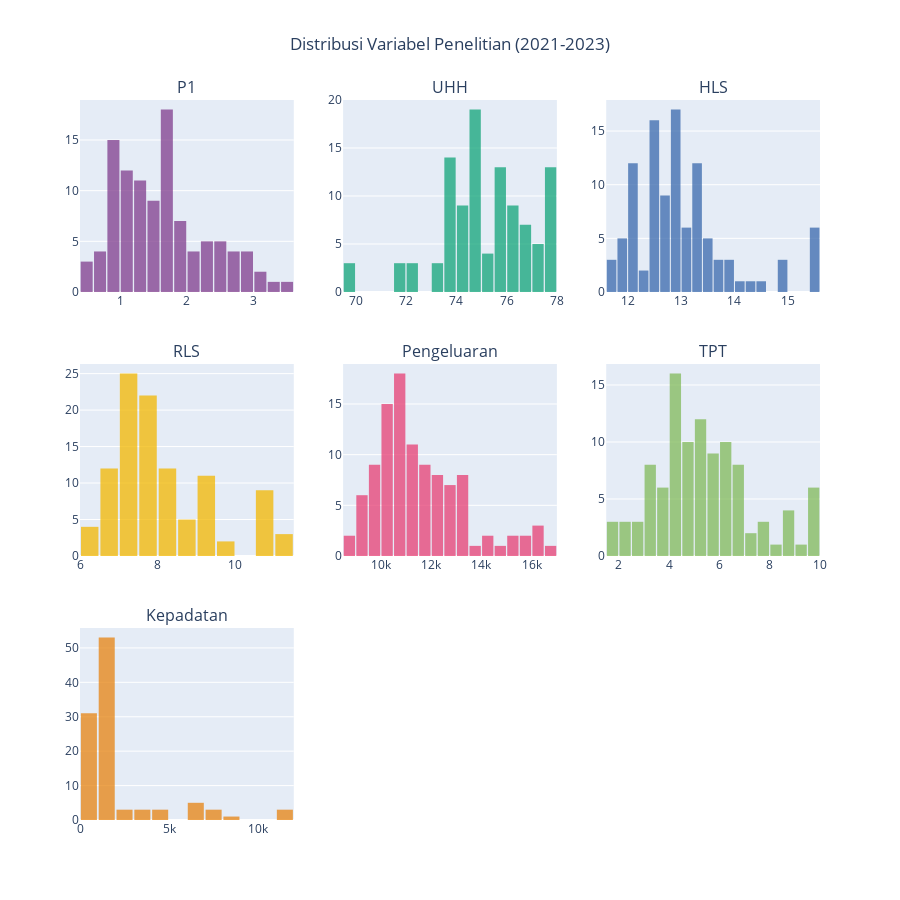

The notebook cell this image was saved under:
### Markdown cell above
### **5. Visualisasi Distribusi (Histogram)**

### Code cell
print("Membuat Histogram Distribusi Data...")

# Layout grid (3 kolom)
n_cols = 3
n_rows = math.ceil(len(df_numeric.columns) / n_cols)

colors = px.colors.qualitative.Bold

fig = make_subplots(rows=n_rows, cols=n_cols, 
                    subplot_titles=df_numeric.columns, # Judul tiap grafik
                    vertical_spacing=0.1)

for i, column in enumerate(df_numeric.columns):
    row = (i // n_cols) + 1
    col = (i % n_cols) + 1
    
    color = colors[i % len(colors)]
    
    # Tambahkan Histogram untuk variabel
    fig.add_trace(
        go.Histogram(
            x=df_numeric[column], 
            name=column, # Nama untuk tooltip
            nbinsx=20,   
            marker_color=color,
            opacity=0.75,
            showlegend=False
        ),
        row=row, col=col
    )

fig.update_layout(
    title_text="Distribusi Variabel Penelitian (2021-2023)",
    title_x=0.5,
    height=300 * n_rows,
    bargap=0.1           # Jarak antar batang
)

# Tampilkan
fig.show()

# Simpan sebagai HTML
fig.write_html(os.path.join(path_visualisasi, "histogram.html"))
print("--> File tersimpan: histogram.html")

### Figure 1 — Plotly figure (JSON) as saved in the notebook; plotly's stock layout.template omitted (floating-point values rounded to 4 significant figures)
{"data": [{"marker": {"color": "rgb(127, 60, 141)"}, "name": "P1", "nbinsx": 20, "opacity": 0.75, "showlegend": false, "type": "histogram", "x": [1.48, 2.35, 2.1, 2.97, 3.24, 1.36, 2.75, 1.63, 1.76, 1.79, 0.91, 1.57, 1.61, 2.39, 1.66, 1.82, 2.77, 1.69, 1.23, 0.88, 2.31, 0.95, 1.57, 1.51, 1.76, 1.75, 2.92, 1.0, 3.04, 0.85, 1.83, 0.8, 0.67, 1.51, 1.04, 1.47, 1.75, 2.08, 2.34, 3.41, 1.31, 3.18, 1.66, 1.13, 1.86, 0.87, 1.33, 1.64, 2.07, 1.95, 1.8, 2.41, 1.2, 0.9, 1.22, 1.68, 1.03, 1.06, 1.52, 1.26, 1.67, 2.43, 0.95, 2.73, 0.47, 1.07, 0.66, 0.56, 0.9, 1.15, 1.54, 1.78, 2.52, 2.34, 2.89, 1.78, 2.6, 1.73, 1.02, 1.7, 1.17, 1.32, 1.22, 2.15, 1.48, 1.35, 2.52, 1.64, 0.99, 1.01, 1.83, 0.82, 0.99, 1.19, 1.85, 1.3, 2.4, 0.88, 2.98, 0.74, 1.0, 0.75, 0.54, 0.82, 0.86], "xaxis": "x", "yaxis": "y"}, {"marker": {"color": "rgb(17, 165, 121)"}, "name": "UHH", "nbinsx": 20, "opacity": 0.75, "showlegend": false, "type": "histogram", "x": [73.9, 73.8, 73.21, 74.28, 73.55, 74.87, 71.94, 73.88, 76.03, 76.86, 77.73, 76.28, 77.55, 75.79, 74.84, 74.51, 74.61, 76.27, 76.68, 75.91, 75.46, 75.79, 75.64, 74.48, 74.74, 73.74, 73.53, 71.72, 69.54, 76.93, 77.32, 77.55, 77.51, 74.44, 74.54, 74.07, 73.88, 73.28, 74.37, 73.7, 75.03, 72.05, 74.03, 76.12, 76.95, 77.82, 76.41, 77.64, 75.87, 74.93, 74.6, 74.68, 76.32, 76.76, 75.97, 75.52, 75.86, 75.7, 74.53, 74.79, 73.8, 73.65, 71.85, 69.74, 77.02, 77.43, 77.72, 77.69, 74.51, 74.64, 74.25, 73.98, 73.37, 74.47, 73.83, 75.21, 72.17, 74.2, 76.23, 77.07, 77.86, 76.56, 77.72, 75.97, 75.04, 74.71, 74.77, 76.39, 76.86, 76.04, 75.6, 75.95, 75.77, 74.58, 74.85, 73.87, 73.85, 72.0, 69.96, 77.22, 77.63, 77.93, 77.9, 74.6, 74.77], "xaxis": "x2", "yaxis": "y2"}, {"marker": {"color": "rgb(57, 105, 172)"}, "name": "HLS", "nbinsx": 20, "opacity": 0.75, "showlegend": false, "type": "histogram", "x": [12.63, 13.03, 12.0, 11.63, 13.35, 13.51, 11.76, 12.55, 12.57, 13.39, 13.84, 12.5, 13.69, 12.84, 12.44, 12.35, 12.12, 12.94, 13.24, 12.76, 13.32, 12.98, 12.32, 12.96, 12.13, 12.42, 11.96, 12.89, 12.05, 14.15, 14.88, 15.42, 15.53, 12.85, 13.07, 12.66, 13.21, 12.01, 11.81, 13.36, 13.52, 11.78, 12.58, 12.62, 13.4, 13.9, 12.51, 13.7, 12.91, 12.45, 12.44, 12.13, 12.95, 13.25, 12.77, 13.33, 13.04, 12.55, 12.97, 12.14, 12.43, 11.98, 12.91, 12.15, 14.31, 14.89, 15.43, 15.54, 12.86, 13.08, 12.67, 13.26, 12.02, 11.82, 13.37, 13.53, 11.8, 12.61, 12.66, 13.41, 13.91, 12.52, 13.71, 12.92, 12.46, 12.51, 12.15, 12.96, 13.26, 12.85, 13.34, 13.05, 12.61, 12.99, 12.15, 12.44, 12.01, 12.92, 12.44, 14.4, 14.9, 15.44, 15.55, 12.87, 13.18], "xaxis": "x3", "yaxis": "y3"}, {"marker": {"color": "rgb(242, 183, 1)"}, "name": "RLS", "nbinsx": 20, "opacity": 0.75, "showlegend": false, "type": "histogram", "x": [7.09, 7.63, 7.25, 6.75, 7.55, 8.21, 6.82, 7.79, 7.85, 8.81, 9.35, 7.34, 8.57, 7.66, 7.11, 6.99, 7.3, 7.48, 8.76, 7.79, 7.86, 8.03, 7.25, 7.46, 6.88, 7.17, 6.45, 6.99, 6.22, 10.62, 10.9, 10.66, 10.78, 9.18, 8.73, 7.18, 7.78, 7.33, 6.84, 7.85, 8.32, 6.88, 7.81, 8.08, 9.09, 9.62, 7.42, 8.79, 7.79, 7.26, 7.01, 7.41, 7.79, 9.06, 8.09, 8.1, 8.05, 7.41, 7.71, 6.9, 7.46, 6.5, 7.25, 6.35, 10.94, 10.92, 10.95, 10.8, 9.2, 9.0, 7.39, 7.87, 7.34, 6.86, 7.86, 8.46, 6.89, 7.82, 8.09, 9.27, 9.84, 7.67, 9.02, 7.87, 7.28, 7.08, 7.72, 7.8, 9.34, 8.26, 8.27, 8.07, 7.5, 7.73, 7.07, 7.47, 6.55, 7.34, 6.4, 11.2, 11.0, 11.24, 10.81, 9.29, 9.24], "xaxis": "x4", "yaxis": "y4"}, {"marker": {"color": "rgb(231, 63, 116)"}, "name": "Pengeluaran", "nbinsx": 20, "opacity": 0.75, "showlegend": false, "type": "histogram", "x": [10534, 11546, 10032, 9407, 9028, 10275, 10760, 9440, 13031, 12017, 11428, 9429, 11509, 12679, 10294, 9669, 10519, 10506, 11272, 10536, 10248, 12070, 9408, 11608, 9524, 10409, 8573, 9700, 10152, 12349, 14911, 15843, 15425, 12598, 13143, 10904, 11905, 10277, 9776, 9282, 10671, 11108, 10011, 13250, 12522, 11841, 9780, 11798, 13052, 10610, 10067, 10937, 10948, 11609, 10913, 10698, 12448, 9773, 11999, 9972, 10707, 8994, 10020, 10514, 12816, 15463, 16351, 16047, 13158, 13455, 11432, 12492, 10964, 10226, 9734, 11110, 11577, 10493, 13716, 12968, 12319, 10283, 12260, 13439, 11083, 10541, 11399, 11385, 12088, 11306, 11166, 12943, 10108, 12755, 10470, 11297, 9587, 10537, 10993, 13175, 15870, 16650, 16420, 14056, 14013], "xaxis": "x5", "yaxis": "y5"}, {"marker": {"color": "rgb(128, 186, 90)"}, "name": "TPT", "nbinsx": 20, "opacity": 0.75, "showlegend": false, "type": "histogram", "x": [9.97, 6.05, 6.05, 5.86, 6.03, 3.59, 5.26, 5.03, 5.09, 5.48, 3.32, 2.43, 5.89, 4.76, 4.38, 3.81, 3.67, 4.6, 3.77, 4.23, 5.28, 5.02, 2.62, 7.55, 6.59, 4.28, 6.71, 9.97, 9.78, 8.73, 7.85, 7.26, 9.54, 6.89, 8.25, 9.62, 6.05, 5.23, 6.38, 5.92, 4.45, 5.01, 4.97, 4.92, 4.31, 2.47, 1.95, 5.7, 4.69, 4.4, 3.7, 1.76, 4.45, 3.21, 4.1, 6.11, 4.81, 2.54, 7.34, 6.64, 3.23, 6.63, 9.64, 9.48, 6.71, 5.83, 5.58, 7.6, 4.98, 6.68, 8.74, 6.35, 5.61, 6.26, 5.11, 4.02, 4.95, 4.42, 4.05, 4.2, 3.4, 1.92, 4.35, 3.87, 4.02, 3.1, 2.6, 4.29, 3.25, 3.35, 5.38, 4.05, 2.32, 5.76, 6.06, 3.25, 6.55, 8.6, 8.98, 5.25, 4.58, 4.57, 5.99, 5.02, 6.05], "xaxis": "x6", "yaxis": "y6"}, {"marker": {"color": "rgb(230, 131, 16)"}, "name": "Kepadatan", "nbinsx": 20, "opacity": 0.75, "showlegend": false, "type": "histogram", "x": [924, 1340, 1487, 1003, 1124, 709, 903, 1184, 1061, 1925, 1864, 585, 1211, 1045, 725, 491, 730, 894, 2005, 1122, 1347, 1115, 948, 917, 1023, 1167, 1328, 1836, 1047, 7572, 11361, 3374, 4432, 6813, 6950, 930, 1360, 1311, 971, 1073, 752, 910, 1209, 1064, 1946, 1964, 580, 1227, 1048, 744, 495, 642, 898, 2014, 1188, 1363, 1128, 919, 1031, 1031, 1180, 1483, 1846, 1213, 6715, 11878, 3683, 4442, 6889, 8069, 893, 1377, 1321, 984, 1048, 762, 924, 1226, 1008, 1834, 1999, 586, 1244, 1003, 756, 461, 636, 864, 2057, 1216, 1382, 1137, 929, 1050, 967, 1205, 1366, 1682, 1154, 6585, 11258, 3618, 4534, 7017, 7123], "xaxis": "x7", "yaxis": "y7"}], "layout": {"annotations": [{"font": {"size": 16}, "showarrow": false, "text": "P1", "x": 0.1444, "xanchor": "center", "xref": "paper", "y": 1, "yanchor": "bottom", "yref": "paper"}, {"font": {"size": 16}, "showarrow": false, "text": "UHH", "x": 0.5, "xanchor": "center", "xref": "paper", "y": 1, "yanchor": "bottom", "yref": "paper"}, {"font": {"size": 16}, "showarrow": false, "text": "HLS", "x": 0.8556, "xanchor": "center", "xref": "paper", "y": 1, "yanchor": "bottom", "yref": "paper"}, {"font": {"size": 16}, "showarrow": false, "text": "RLS", "x": 0.1444, "xanchor": "center", "xref": "paper", "y": 0.6333, "yanchor": "bottom", "yref": "paper"}, {"font": {"size": 16}, "showarrow": false, "text": "Pengeluaran", "x": 0.5, "xanchor": "center", "xref": "paper", "y": 0.6333, "yanchor": "bottom", "yref": "paper"}, {"font": {"size": 16}, "showarrow": false, "text": "TPT", "x": 0.8556, "xanchor": "center", "xref": "paper", "y": 0.6333, "yanchor": "bottom", "yref": "paper"}, {"font": {"size": 16}, "showarrow": false, "text": "Kepadatan", "x": 0.1444, "xanchor": "center", "xref": "paper", "y": 0.2667, "yanchor": "bottom", "yref": "paper"}], "bargap": 0.1, "height": 900, "title": {"text": "Distribusi Variabel Penelitian (2021-2023)", "x": 0.5}, "xaxis": {"anchor": "y", "domain": [0, 0.2889]}, "xaxis2": {"anchor": "y2", "domain": [0.3556, 0.6444]}, "xaxis3": {"anchor": "y3", "domain": [0.7111, 1]}, "xaxis4": {"anchor": "y4", "domain": [0, 0.2889]}, "xaxis5": {"anchor": "y5", "domain": [0.3556, 0.6444]}, "xaxis6": {"anchor": "y6", "domain": [0.7111, 1]}, "xaxis7": {"anchor": "y7", "domain": [0, 0.2889]}, "xaxis8": {"anchor": "y8", "domain": [0.3556, 0.6444]}, "xaxis9": {"anchor": "y9", "domain": [0.7111, 1]}, "yaxis": {"anchor": "x", "domain": [0.7333, 1]}, "yaxis2": {"anchor": "x2", "domain": [0.7333, 1]}, "yaxis3": {"anchor": "x3", "domain": [0.7333, 1]}, "yaxis4": {"anchor": "x4", "domain": [0.3667, 0.6333]}, "yaxis5": {"anchor": "x5", "domain": [0.3667, 0.6333]}, "yaxis6": {"anchor": "x6", "domain": [0.3667, 0.6333]}, "yaxis7": {"anchor": "x7", "domain": [0, 0.2667]}, "yaxis8": {"anchor": "x8", "domain": [0, 0.2667]}, "yaxis9": {"anchor": "x9", "domain": [0, 0.2667]}}}
